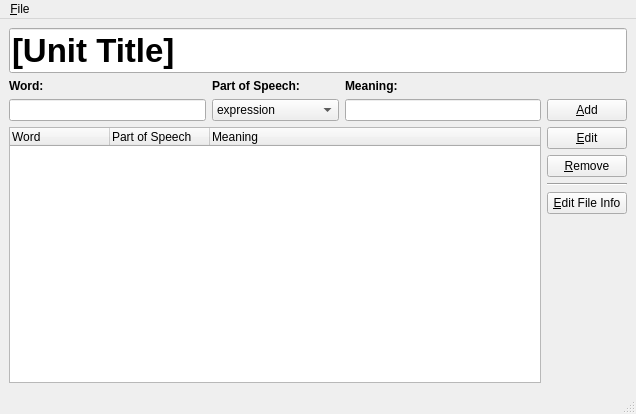
<?xml version="1.0" encoding="UTF-8"?>
<ui version="4.0">
 <class>DictEditWin</class>
 <widget class="QMainWindow" name="DictEditWin">
  <property name="geometry">
   <rect>
    <x>0</x>
    <y>0</y>
    <width>636</width>
    <height>414</height>
   </rect>
  </property>
  <property name="windowTitle">
   <string>Lyngo Drillbit Editor</string>
  </property>
  <widget class="QWidget" name="centralwidget">
   <layout class="QGridLayout" name="gridLayout">
    <item row="2" column="0">
     <widget class="QLineEdit" name="leWord"/>
    </item>
    <item row="2" column="2">
     <widget class="QLineEdit" name="leDefinition"/>
    </item>
    <item row="2" column="3">
     <widget class="QPushButton" name="pbAdd">
      <property name="text">
       <string>&amp;Add</string>
      </property>
     </widget>
    </item>
    <item row="3" column="3">
     <widget class="QPushButton" name="pbEdit">
      <property name="text">
       <string>&amp;Edit</string>
      </property>
     </widget>
    </item>
    <item row="4" column="3">
     <widget class="QPushButton" name="pbRemove">
      <property name="text">
       <string>&amp;Remove</string>
      </property>
     </widget>
    </item>
    <item row="5" column="3">
     <widget class="Line" name="line">
      <property name="orientation">
       <enum>Qt::Horizontal</enum>
      </property>
     </widget>
    </item>
    <item row="6" column="3">
     <widget class="QPushButton" name="pbEditFileInfo">
      <property name="text">
       <string>&amp;Edit File Info</string>
      </property>
     </widget>
    </item>
    <item row="7" column="3">
     <spacer name="verticalSpacer">
      <property name="orientation">
       <enum>Qt::Vertical</enum>
      </property>
      <property name="sizeHint" stdset="0">
       <size>
        <width>20</width>
        <height>126</height>
       </size>
      </property>
     </spacer>
    </item>
    <item row="1" column="0">
     <widget class="QLabel" name="label">
      <property name="font">
       <font>
        <weight>75</weight>
        <bold>true</bold>
       </font>
      </property>
      <property name="text">
       <string>Word:</string>
      </property>
      <property name="buddy">
       <cstring>leWord</cstring>
      </property>
     </widget>
    </item>
    <item row="1" column="2">
     <widget class="QLabel" name="label_2">
      <property name="font">
       <font>
        <weight>75</weight>
        <bold>true</bold>
       </font>
      </property>
      <property name="text">
       <string>Meaning:</string>
      </property>
      <property name="buddy">
       <cstring>leDefinition</cstring>
      </property>
     </widget>
    </item>
    <item row="2" column="1">
     <widget class="QComboBox" name="cmbPartOfSpeech">
      <property name="minimumSize">
       <size>
        <width>127</width>
        <height>0</height>
       </size>
      </property>
      <item>
       <property name="text">
        <string>expression</string>
       </property>
      </item>
      <item>
       <property name="text">
        <string>verb</string>
       </property>
      </item>
      <item>
       <property name="text">
        <string>noun</string>
       </property>
      </item>
      <item>
       <property name="text">
        <string>pronoun</string>
       </property>
      </item>
      <item>
       <property name="text">
        <string>adjective</string>
       </property>
      </item>
      <item>
       <property name="text">
        <string>adverb</string>
       </property>
      </item>
      <item>
       <property name="text">
        <string>preposition</string>
       </property>
      </item>
      <item>
       <property name="text">
        <string>conjunction</string>
       </property>
      </item>
      <item>
       <property name="text">
        <string>interjection</string>
       </property>
      </item>
     </widget>
    </item>
    <item row="3" column="0" rowspan="5" colspan="3">
     <widget class="QTreeWidget" name="twWordBank">
      <property name="columnCount">
       <number>3</number>
      </property>
      <attribute name="headerDefaultSectionSize">
       <number>100</number>
      </attribute>
      <attribute name="headerDefaultSectionSize">
       <number>100</number>
      </attribute>
      <column>
       <property name="text">
        <string>Word</string>
       </property>
      </column>
      <column>
       <property name="text">
        <string>Part of Speech</string>
       </property>
      </column>
      <column>
       <property name="text">
        <string>Meaning</string>
       </property>
      </column>
     </widget>
    </item>
    <item row="0" column="0" colspan="4">
     <widget class="QLineEdit" name="leUnitTitle">
      <property name="font">
       <font>
        <pointsize>25</pointsize>
        <weight>75</weight>
        <bold>true</bold>
       </font>
      </property>
      <property name="text">
       <string>[Unit Title]</string>
      </property>
     </widget>
    </item>
    <item row="1" column="1">
     <widget class="QLabel" name="label_4">
      <property name="font">
       <font>
        <weight>75</weight>
        <bold>true</bold>
       </font>
      </property>
      <property name="text">
       <string>Part of Speech:</string>
      </property>
      <property name="buddy">
       <cstring>leDefinition</cstring>
      </property>
     </widget>
    </item>
   </layout>
  </widget>
  <widget class="QMenuBar" name="menubar">
   <property name="geometry">
    <rect>
     <x>0</x>
     <y>0</y>
     <width>636</width>
     <height>22</height>
    </rect>
   </property>
   <widget class="QMenu" name="menu_File">
    <property name="title">
     <string>&amp;File</string>
    </property>
    <addaction name="mnuNew"/>
    <addaction name="separator"/>
    <addaction name="mnuOpen"/>
    <addaction name="mnuSave"/>
    <addaction name="mnuSaveAs"/>
    <addaction name="separator"/>
    <addaction name="mnuExit"/>
   </widget>
   <addaction name="menu_File"/>
  </widget>
  <widget class="QStatusBar" name="statusbar"/>
  <action name="mnuNew">
   <property name="text">
    <string>&amp;New</string>
   </property>
   <property name="shortcut">
    <string>Ctrl+N</string>
   </property>
  </action>
  <action name="mnuOpen">
   <property name="text">
    <string>&amp;Open</string>
   </property>
   <property name="shortcut">
    <string>Ctrl+O</string>
   </property>
  </action>
  <action name="mnuSave">
   <property name="text">
    <string>&amp;Save</string>
   </property>
   <property name="shortcut">
    <string>Ctrl+S</string>
   </property>
  </action>
  <action name="mnuSaveAs">
   <property name="text">
    <string>Save &amp;as...</string>
   </property>
   <property name="shortcut">
    <string>Ctrl+Shift+S</string>
   </property>
  </action>
  <action name="mnuExit">
   <property name="text">
    <string>E&amp;xit</string>
   </property>
   <property name="shortcut">
    <string>Ctrl+Q</string>
   </property>
  </action>
 </widget>
 <tabstops>
  <tabstop>leUnitTitle</tabstop>
  <tabstop>leWord</tabstop>
  <tabstop>cmbPartOfSpeech</tabstop>
  <tabstop>leDefinition</tabstop>
  <tabstop>pbAdd</tabstop>
  <tabstop>twWordBank</tabstop>
  <tabstop>pbEdit</tabstop>
  <tabstop>pbRemove</tabstop>
  <tabstop>pbEditFileInfo</tabstop>
 </tabstops>
 <resources/>
 <connections/>
</ui>
